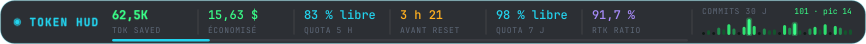
#> input picture images/ticker.png, 866 x 44 px
$ python make_demo_gif.py
#> lines starting #> are read from the running program, lines starting #| are printed output that depends on the picture
"""Build the promo GIF: ticker -> double-click -> dashboard -> double-click -> ticker."""

from __future__ import annotations

from pathlib import Path

from PIL import Image, ImageDraw

ROOT = Path(__file__).resolve().parents[1]
IMAGES = ROOT / "images"
W, H = 880, 520
FPS = 20
CY = H // 2

ticker = Image.open(IMAGES / "ticker.png").convert("RGBA")
#> ticker is the input picture: PIL image 866x44 RGBA; mean R, G, B, A 14.9, 29.3, 33.7, 216.8
dash = Image.open(IMAGES / "dashboard.png").convert("RGBA")
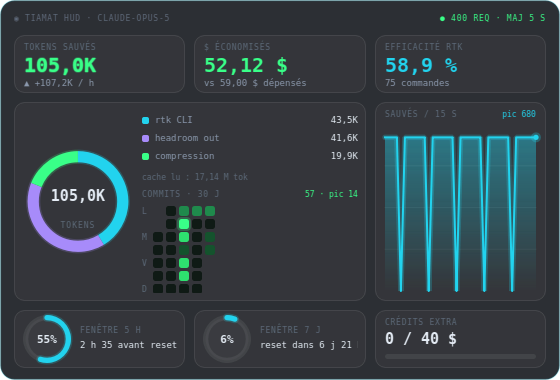
#> input picture images/dashboard.png, 560 x 380 px
#> dash is the input picture: PIL image 560x380 RGBA; mean R, G, B, A 22.4, 36.3, 42, 222.2


def background() -> Image.Image:
    """Flat dark desktop with a faint grid - a gradient would force dithering in the palette."""
    bg = Image.new("RGBA", (W, H), (10, 14, 20, 255))
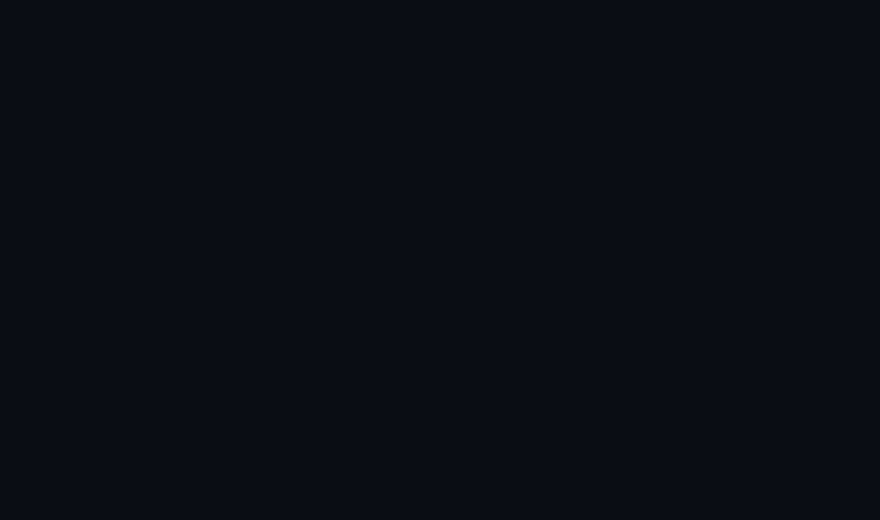
#> bg: PIL image 880x520 RGBA; mean R, G, B, A 10, 14, 20, 255
    grid = Image.new("RGBA", (W, H), (0, 0, 0, 0))
#> grid: PIL image 880x520 RGBA; every value is 0
    g = ImageDraw.Draw(grid)
    for x in range(0, W, 40):
        g.line([(x, 0), (x, H)], fill=(60, 220, 255, 14))
    for y in range(0, H, 40):
        g.line([(0, y), (W, y)], fill=(60, 220, 255, 14))
    return Image.alpha_composite(bg, grid)


BG = background()


def ease(t: float) -> float:
    return t * t * (3 - 2 * t)


def widget_frame(t: float) -> Image.Image:
    """t = 0 fully ticker, t = 1 fully dashboard. Sizes and opacities interpolate."""
    e = ease(t)
    w = round(ticker.width + (dash.width - ticker.width) * e)
    h = round(ticker.height + (dash.height - ticker.height) * e)
    box = ((W - w) // 2, CY - h // 2)

    layer = Image.new("RGBA", (W, H), (0, 0, 0, 0))
    for img, alpha in ((ticker, 1.0 - e), (dash, e)):
        if alpha <= 0.01:
            continue
        scaled = img.resize((max(w, 1), max(h, 1)), Image.LANCZOS)
        if alpha < 1.0:
            faded = scaled.copy()
            faded.putalpha(scaled.getchannel("A").point(lambda v, a=alpha: int(v * a)))
            scaled = faded
        layer.alpha_composite(scaled, box)

    glow = Image.new("RGBA", (W, H), (0, 0, 0, 0))
    ImageDraw.Draw(glow).rounded_rectangle(
        [box[0] - 6, box[1] - 6, box[0] + w + 6, box[1] + h + 6], radius=18, outline=(57, 255, 200, 26), width=6
    )
    return Image.alpha_composite(glow, layer)


def cursor(draw: ImageDraw.ImageDraw, x: float, y: float) -> None:
    arrow = [(0, 0), (0, 17), (4.4, 13.2), (7.4, 19.4), (10.4, 18.0), (7.5, 12.0), (12.6, 11.6)]
    pts = [(x + dx, y + dy) for dx, dy in arrow]
    draw.polygon(pts, fill=(245, 250, 255, 255), outline=(6, 10, 14, 255))


def ripples(draw: ImageDraw.ImageDraw, x: float, y: float, phases: list[float]) -> None:
    """One expanding neon ring per click still in flight."""
    for p in phases:
        r = 6 + 34 * p
        a = int(210 * (1 - p))
        draw.ellipse([x - r, y - r, x + r, y + r], outline=(57, 255, 200, a), width=3)


def build() -> list[tuple[Image.Image, int]]:
    frames: list[tuple[Image.Image, int]] = []
    cx, cy = W + 40.0, CY + 120.0  # cursor starts off-screen
    click_phases: list[float] = []

    def emit(t: float, hold: int = 1) -> None:
        frame = Image.alpha_composite(BG, widget_frame(t))
        draw = ImageDraw.Draw(frame)
        ripples(draw, cx, cy, click_phases)
        cursor(draw, cx, cy)
        frames.append((frame.convert("RGB"), hold))

    def advance() -> None:
        click_phases[:] = [p + 0.12 for p in click_phases if p + 0.12 < 1.0]

    # 1. ticker on screen, cursor still away
    for _ in range(20):
        emit(0.0)
        advance()
#> this loop made 20 passes
#> pass 1, in emit, `frame = Image.alpha_composite(BG, widget_frame(t))`:
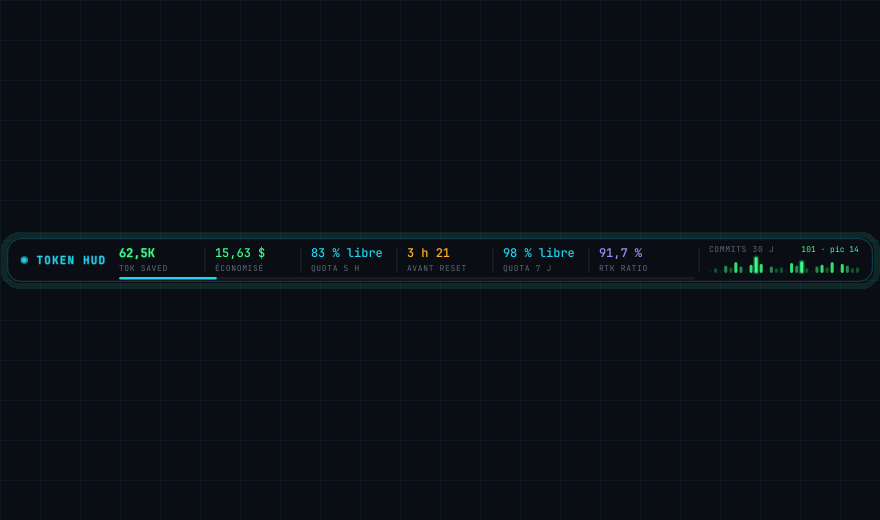
#> frame: PIL image 880x520 RGBA; mean R, G, B, A 10.6, 16.2, 21.9, 255

    # 2. cursor travels to the widget
    start = (cx, cy)
    for i in range(20):
        k = ease((i + 1) / 20)
        cx = start[0] + (W / 2 - 24 - start[0]) * k
        cy = start[1] + (CY - 6 - start[1]) * k
        emit(0.0)
        advance()

    # 3. double-click
    for i in range(14):
        if i in (0, 5):
            click_phases.append(0.0)
        emit(0.0)
        advance()

    # 4. expand, then hold the dashboard
    for i in range(14):
        emit((i + 1) / 14)
        advance()
    for _ in range(50):
        emit(1.0)
        advance()
#> this loop made 50 passes
#> pass 1, in emit (call 69), `frame = Image.alpha_composite(BG, widget_frame(t))`:
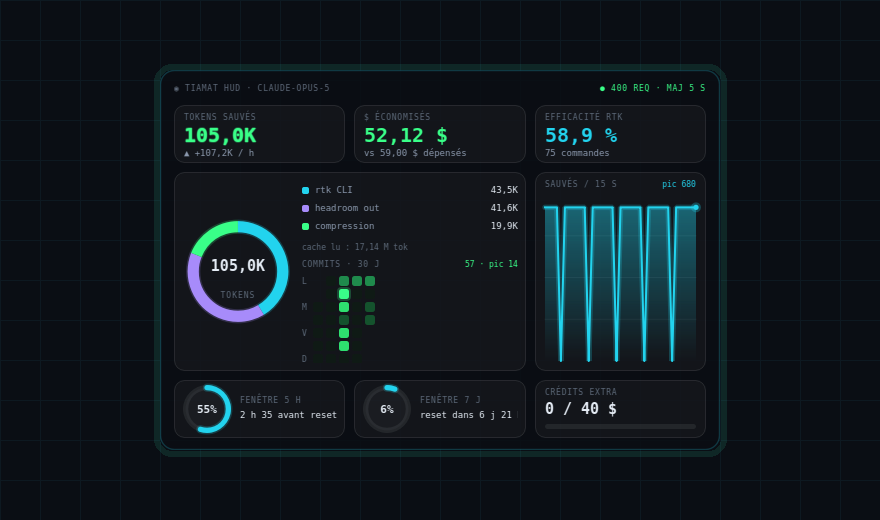
#> frame: PIL image 880x520 RGBA; mean R, G, B, A 15.5, 24.5, 30.2, 255

    # 5. second double-click, collapse back
    for i in range(14):
        if i in (0, 5):
            click_phases.append(0.0)
        emit(1.0)
        advance()
    for i in range(12):
        emit(1.0 - (i + 1) / 12)
        advance()
#> this loop made 12 passes
#> pass 1, in emit (call 133), `frame = Image.alpha_composite(BG, widget_frame(t))`:
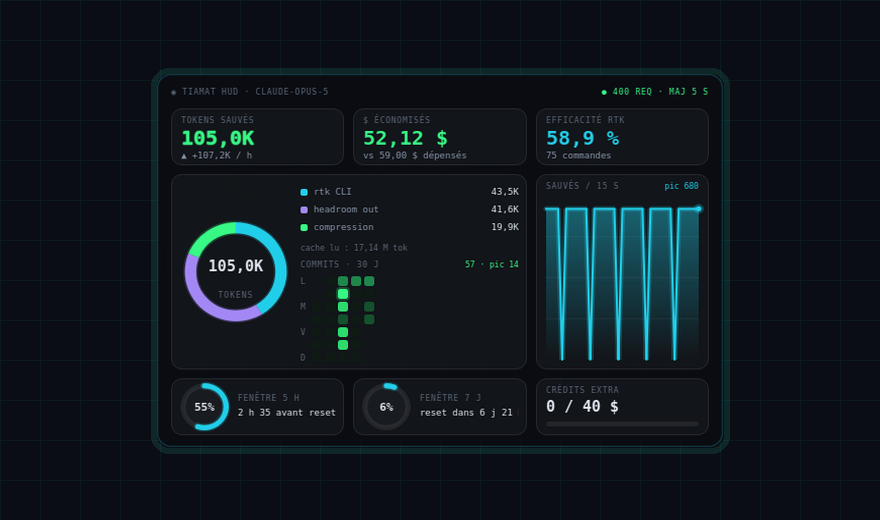
#> frame: PIL image 880x520 RGBA; mean R, G, B, A 15.1, 24.1, 29.6, 255
#> pass 2, in emit (call 134), `frame = Image.alpha_composite(BG, widget_frame(t))`:
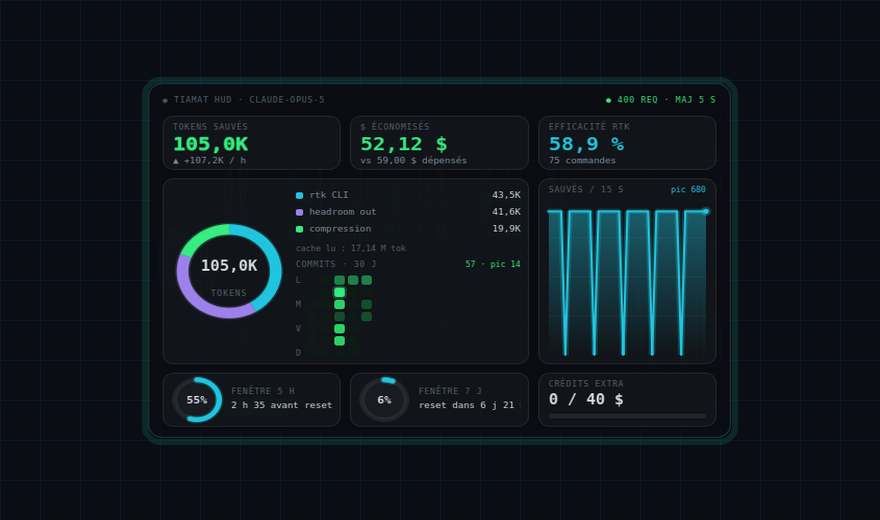
#> frame: PIL image 880x520 RGBA; mean R, G, B, A 14.7, 23.4, 29.1, 255
#> pass 3, in emit (call 135), `frame = Image.alpha_composite(BG, widget_frame(t))`:
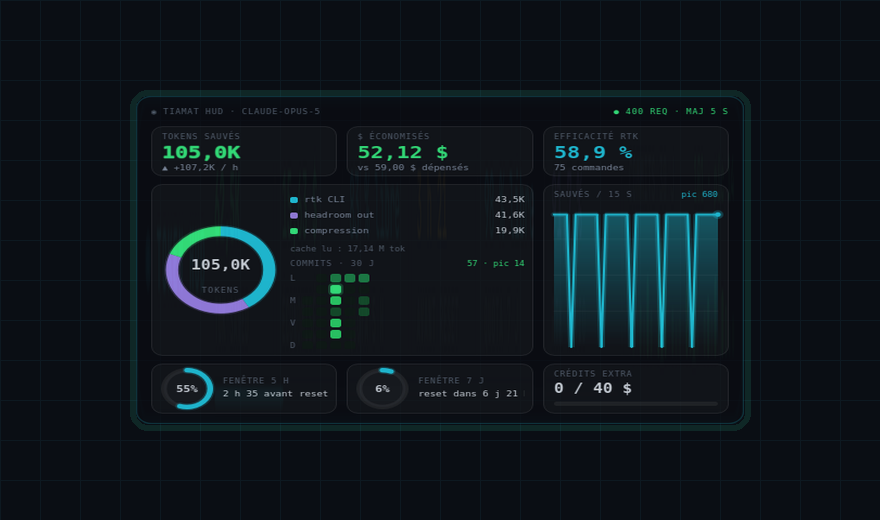
#> frame: PIL image 880x520 RGBA; mean R, G, B, A 14.3, 22.6, 28.3, 255
    for i in range(26):
        emit(0.0, hold=2 if i == 25 else 1)
        advance()

    return frames


frames = build()
#> frames = 170 items
delay = round(1000 / FPS)
images = [f for f, _ in frames]
#> images = 170 items
durations = [delay * h for _, h in frames]
#> durations = 170 values from 50 to 100
out = IMAGES / "demo.gif"
images[0].save(
    out,
    save_all=True,
    append_images=images[1:],
    duration=durations,
    loop=0,
    optimize=True,
    disposal=2,
)
print(out, out.stat().st_size, len(images))
#| images/demo.gif 2941675 170
